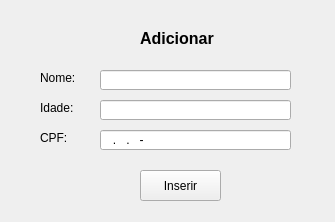
<?xml version="1.0" encoding="UTF-8"?>
<ui version="4.0">
 <class>MainWindow</class>
 <widget class="QMainWindow" name="MainWindow">
  <property name="geometry">
   <rect>
    <x>0</x>
    <y>0</y>
    <width>335</width>
    <height>222</height>
   </rect>
  </property>
  <property name="windowTitle">
   <string>Adicionar</string>
  </property>
  <widget class="QWidget" name="centralwidget">
   <widget class="QLineEdit" name="leIdade">
    <property name="geometry">
     <rect>
      <x>100</x>
      <y>100</y>
      <width>191</width>
      <height>20</height>
     </rect>
    </property>
   </widget>
   <widget class="QLabel" name="lbCpf">
    <property name="geometry">
     <rect>
      <x>40</x>
      <y>130</y>
      <width>47</width>
      <height>16</height>
     </rect>
    </property>
    <property name="text">
     <string>CPF:</string>
    </property>
   </widget>
   <widget class="QLineEdit" name="leCpf">
    <property name="enabled">
     <bool>true</bool>
    </property>
    <property name="geometry">
     <rect>
      <x>100</x>
      <y>130</y>
      <width>191</width>
      <height>20</height>
     </rect>
    </property>
    <property name="inputMask">
     <string>000.000.000-00</string>
    </property>
    <property name="text">
     <string>..-</string>
    </property>
   </widget>
   <widget class="QLabel" name="lbIdade">
    <property name="geometry">
     <rect>
      <x>40</x>
      <y>100</y>
      <width>47</width>
      <height>16</height>
     </rect>
    </property>
    <property name="text">
     <string>Idade:</string>
    </property>
   </widget>
   <widget class="QLabel" name="lbAdicionarAtualizar">
    <property name="geometry">
     <rect>
      <x>140</x>
      <y>30</y>
      <width>91</width>
      <height>16</height>
     </rect>
    </property>
    <property name="font">
     <font>
      <pointsize>12</pointsize>
      <weight>75</weight>
      <bold>true</bold>
     </font>
    </property>
    <property name="text">
     <string>Adicionar</string>
    </property>
   </widget>
   <widget class="QPushButton" name="pbInserirAtualizar">
    <property name="geometry">
     <rect>
      <x>140</x>
      <y>170</y>
      <width>81</width>
      <height>31</height>
     </rect>
    </property>
    <property name="text">
     <string>Inserir</string>
    </property>
   </widget>
   <widget class="QLabel" name="lbNome">
    <property name="geometry">
     <rect>
      <x>40</x>
      <y>70</y>
      <width>47</width>
      <height>16</height>
     </rect>
    </property>
    <property name="text">
     <string>Nome:</string>
    </property>
   </widget>
   <widget class="QLineEdit" name="leNome">
    <property name="geometry">
     <rect>
      <x>100</x>
      <y>70</y>
      <width>191</width>
      <height>20</height>
     </rect>
    </property>
   </widget>
  </widget>
 </widget>
 <tabstops>
  <tabstop>leNome</tabstop>
  <tabstop>leIdade</tabstop>
  <tabstop>leCpf</tabstop>
  <tabstop>pbInserirAtualizar</tabstop>
 </tabstops>
 <resources/>
 <connections/>
</ui>
